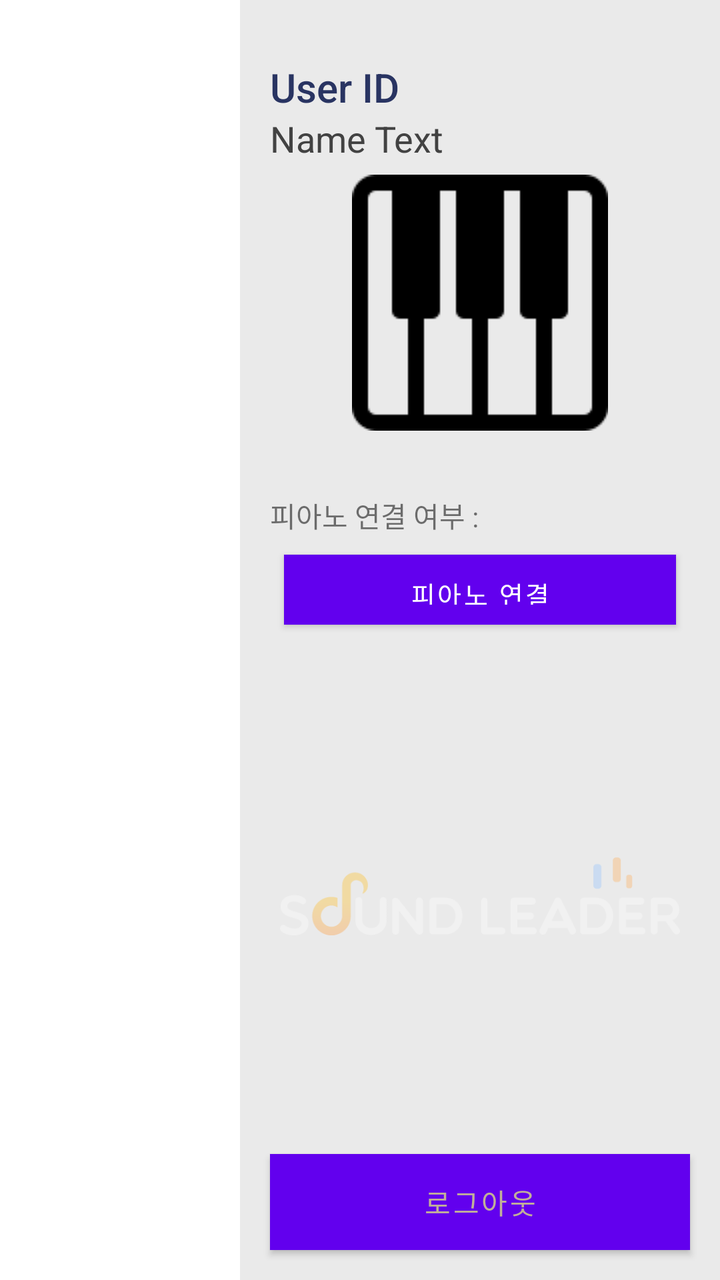
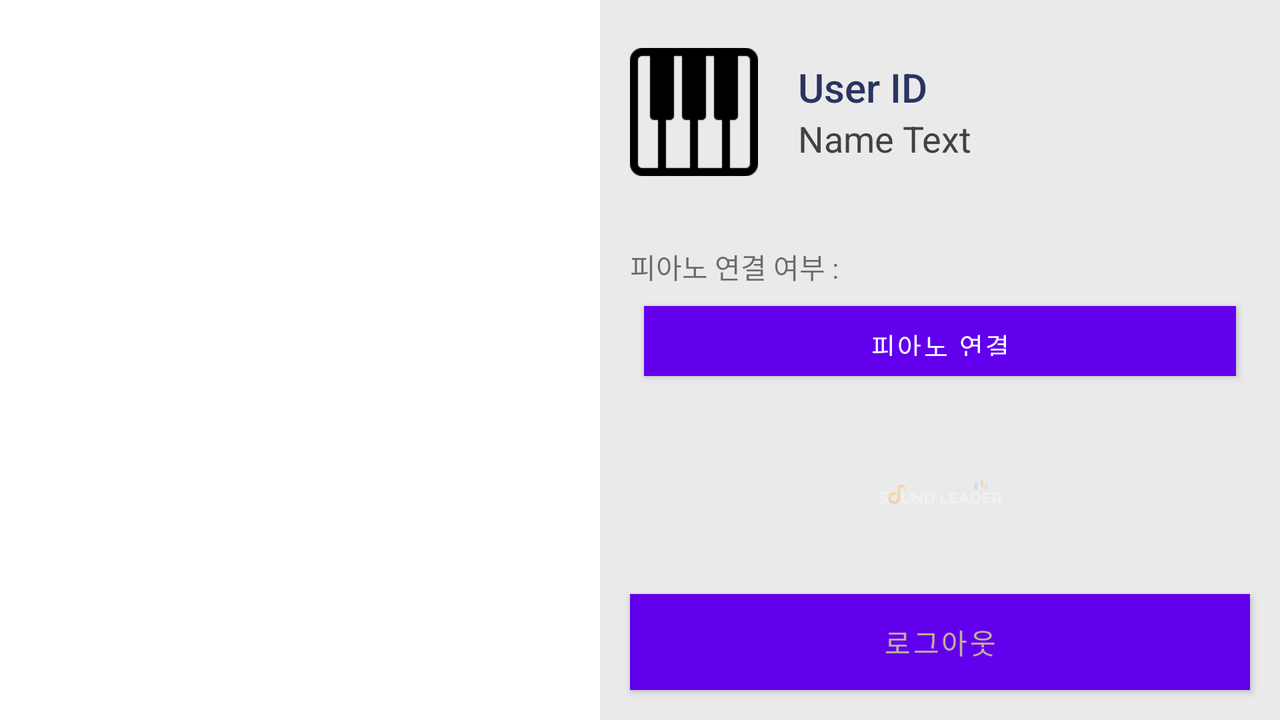

First picture: res/layout/ on a phone held upright. Second picture: the repository's own variant of that layout, on a device whose configuration matches the variant's folder. Source for both follows.
<!-- AndroidManifest.xml: fallback theme Theme.MaterialComponents.DayNight.NoActionBar -->
<!-- res/layout/menu_list.xml -->
<?xml version="1.0" encoding="utf-8"?>
<LinearLayout
    xmlns:android="http://schemas.android.com/apk/res/android"
    android:id="@+id/drawer"
    android:layout_width="240dp"
    android:layout_height="match_parent"
    android:layout_gravity="end"
    android:background="#eaeaea"
    android:orientation="vertical">




    <RelativeLayout
        android:orientation="vertical"
        android:layout_width="match_parent"
        android:layout_height="match_parent">


        <LinearLayout
            android:layout_below="@id/container1"
            android:layout_above="@id/btn_logout"
            android:layout_width="match_parent"
            android:layout_height="wrap_content">

            <ImageView
                android:layout_margin="20dp"
                android:layout_gravity="center"
                android:src="@drawable/img_soundleader"
                android:layout_width="match_parent"
                android:layout_height="wrap_content"/>


        </LinearLayout>

        <View
            android:background="#aaEAEAEA"
            android:layout_width="match_parent"
            android:layout_height="match_parent"></View>


        <LinearLayout
            android:padding="15dp"
            android:id="@+id/container1"
            android:layout_alignParentTop="true"
            android:orientation="vertical"
            android:layout_width="match_parent"
            android:layout_height="wrap_content">

            <TextView
                android:textColor="@color/primary2"
                android:layout_marginTop="15dp"
                android:gravity="left"
                android:text="User ID"
                android:textAppearance="@style/TextAppearance.AppCompat.Title"
                android:layout_width="match_parent"
                android:layout_height="wrap_content" />

            <TextView
                android:id="@+id/text_name"
                android:textColor="@color/cardview_dark_background"
                android:gravity="left"
                android:text="Name Text"
                android:textAppearance="@style/TextAppearance.AppCompat.Medium"
                android:layout_width="match_parent"
                android:layout_height="wrap_content" />

            <ImageView
                android:id="@+id/img_main_profile"
                android:layout_marginTop="6dp"
                android:src="@drawable/icon_piano"
                android:layout_width="match_parent"
                android:layout_height="wrap_content"/>

            <LinearLayout
                android:layout_marginTop="30dp"
                android:orientation="horizontal"
                android:layout_width="match_parent"
                android:layout_height="wrap_content">

                <TextView
                    android:gravity="center_vertical"
                    android:text="피아노 연결 여부 : "
                    android:layout_width="wrap_content"
                    android:layout_height="25dp"/>

                <ImageView
                    android:id="@+id/view_usb_indicator"
                    android:layout_marginLeft="5dp"
                    android:layout_width="25dp"
                    android:layout_height="25dp"/>

            </LinearLayout>

            <Button
                android:layout_margin="7dp"
                android:elevation="5dp"
                android:text="피아노 연결"
                android:textColor="#ffffff"
                android:textSize="13sp"
                android:background="@color/primary2"
                android:id="@+id/btn_connect"
                android:layout_marginTop="10dp"
                android:layout_width="match_parent"
                android:layout_height="35dp"/>

            
            <EditText

                android:inputType="number"
                android:visibility="gone"
                android:layout_marginTop="20dp"
                android:id="@+id/edit_test"
                android:layout_width="match_parent"
                android:layout_height="wrap_content"/>

            <Button
                android:visibility="gone"
                android:layout_height="35dp"
                android:layout_margin="7dp"
                android:text="전송"
                android:id="@+id/btn_test"
                android:layout_width="match_parent"
                />


            <Button
                android:visibility="gone"
                android:layout_height="35dp"
                android:layout_margin="7dp"
                android:text="전송2"
                android:id="@+id/btn_test2"
                android:layout_width="match_parent"
                />

        </LinearLayout>





        <Button
            android:layout_margin="15dp"
            android:id="@+id/btn_logout"
            android:textColor="@color/colorOther"
            android:text="로그아웃"
            android:background="@color/colorOther2"
            android:layout_alignParentBottom="true"
            android:layout_width="match_parent"
            android:layout_height="wrap_content"/>




    </RelativeLayout>



</LinearLayout>
<!-- resources referenced by this layout -->
<resources>
  <color name="colorOther">#C2AF99</color>
  <color name="colorOther2">#703F4B</color>
  <color name="primary2">#293462</color>
  <!-- drawable icon_piano: png bitmap (drawable, 1038 bytes) -->
  <!-- drawable img_soundleader: png bitmap (drawable, 7236 bytes) -->
</resources>
<!-- res/layout-land/menu_list.xml (the repository's variant of the layout above) -->
<!-- drawn on the phone turned sideways -->
<?xml version="1.0" encoding="utf-8"?>
<LinearLayout xmlns:android="http://schemas.android.com/apk/res/android"
    android:id="@+id/drawer"
    android:layout_width="340dp"
    android:layout_height="match_parent"
    android:layout_gravity="end"
    android:background="#eaeaea"
    android:orientation="vertical">


    <RelativeLayout
        android:layout_width="match_parent"
        android:layout_height="match_parent"
        android:orientation="vertical">


        <LinearLayout
            android:layout_width="match_parent"
            android:layout_height="wrap_content"
            android:layout_above="@id/btn_logout"
            android:layout_below="@id/container1">

            <ImageView
                android:layout_width="match_parent"
                android:layout_height="wrap_content"
                android:layout_gravity="center"
                android:layout_margin="30dp"
                android:src="@drawable/img_soundleader" />


        </LinearLayout>

        <View
            android:layout_width="match_parent"
            android:layout_height="match_parent"
            android:background="#aaEAEAEA"></View>

        <LinearLayout
            android:id="@+id/container1"
            android:layout_width="match_parent"
            android:layout_height="wrap_content"
            android:layout_alignParentTop="true"
            android:orientation="vertical"
            android:padding="15dp">


            <LinearLayout
                android:layout_width="match_parent"
                android:layout_height="wrap_content"
                android:orientation="horizontal">

                <ImageView
                    android:id="@+id/img_main_profile"
                    android:layout_width="wrap_content"
                    android:layout_height="70dp"
                    android:layout_marginTop="6dp"
                    android:layout_weight="1"
                    android:scaleType="centerInside"
                    android:src="@drawable/icon_piano" />

                <LinearLayout
                    android:layout_width="match_parent"
                    android:layout_height="wrap_content"
                    android:layout_marginLeft="20dp"
                    android:layout_weight="1"
                    android:gravity="center_vertical"
                    android:orientation="vertical">

                    <TextView
                        android:layout_width="match_parent"
                        android:layout_height="wrap_content"
                        android:layout_marginTop="15dp"
                        android:gravity="left"
                        android:text="User ID"
                        android:textAppearance="@style/TextAppearance.AppCompat.Title"
                        android:textColor="@color/primary2" />

                    <TextView
                        android:id="@+id/text_name"
                        android:layout_width="match_parent"
                        android:layout_height="wrap_content"
                        android:gravity="left"
                        android:text="Name Text"
                        android:textAppearance="@style/TextAppearance.AppCompat.Medium"
                        android:textColor="@color/cardview_dark_background" />

                </LinearLayout>
            </LinearLayout>

            <LinearLayout
                android:layout_width="match_parent"
                android:layout_height="wrap_content"
                android:layout_marginTop="30dp"
                android:orientation="horizontal">

                <TextView
                    android:layout_width="wrap_content"
                    android:layout_height="25dp"
                    android:gravity="center_vertical"
                    android:text="피아노 연결 여부 : " />

                <ImageView
                    android:id="@+id/view_usb_indicator"
                    android:layout_width="25dp"
                    android:layout_height="25dp"
                    android:layout_marginLeft="5dp" />

            </LinearLayout>

            <Button
                android:id="@+id/btn_connect"
                android:layout_width="match_parent"
                android:layout_height="35dp"
                android:layout_margin="7dp"
                android:layout_marginTop="10dp"
                android:background="@color/primary2"
                android:elevation="5dp"
                android:text="피아노 연결"
                android:textColor="#ffffff"
                android:textSize="13sp" />


            <EditText

                android:id="@+id/edit_test"
                android:layout_width="match_parent"
                android:layout_height="wrap_content"
                android:layout_marginTop="20dp"
                android:inputType="number"
                android:visibility="gone" />

            <Button
                android:id="@+id/btn_test"
                android:layout_width="match_parent"
                android:layout_height="35dp"
                android:layout_margin="7dp"
                android:text="전송"
                android:visibility="gone" />


            <Button
                android:id="@+id/btn_test2"
                android:layout_width="match_parent"
                android:layout_height="35dp"
                android:layout_margin="7dp"
                android:text="전송2"
                android:visibility="gone" />

        </LinearLayout>


        <Button
            android:id="@+id/btn_logout"
            android:layout_width="match_parent"
            android:layout_height="wrap_content"
            android:layout_alignParentBottom="true"
            android:layout_margin="15dp"
            android:background="@color/colorOther2"
            android:text="로그아웃"
            android:textColor="@color/colorOther" />


    </RelativeLayout>


</LinearLayout>
